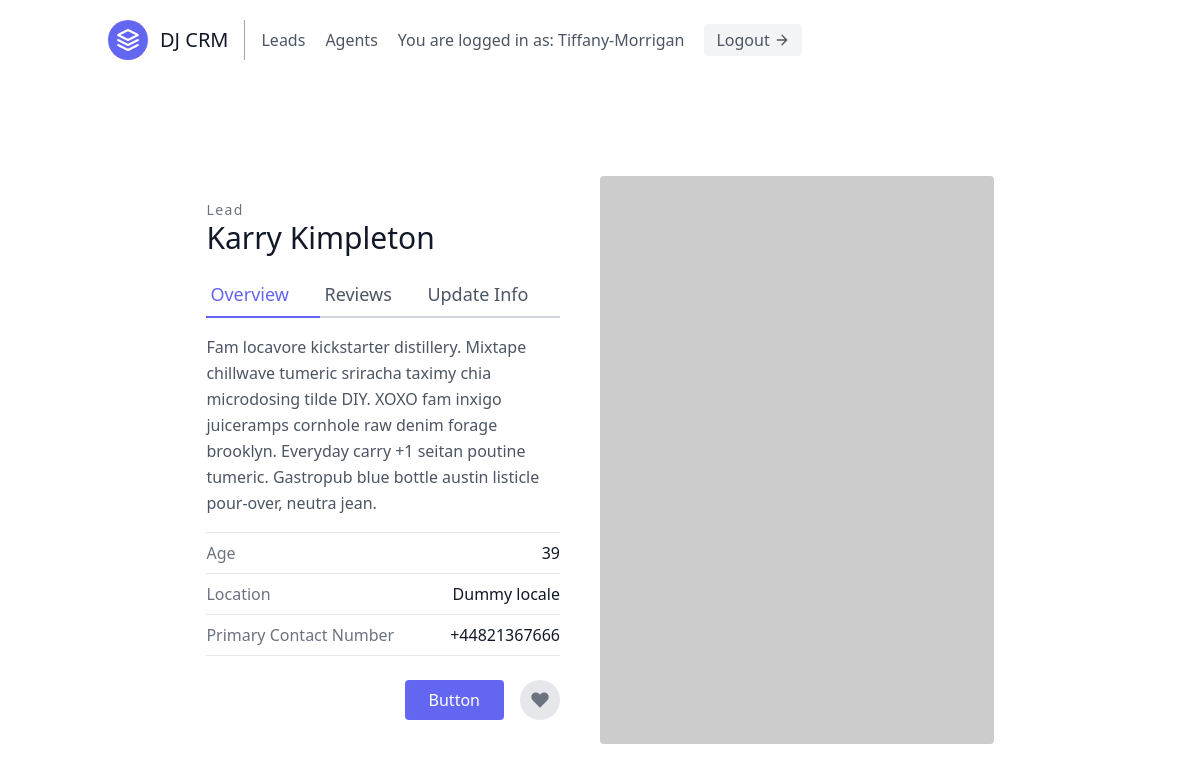
The app's page /leads/1/ (signed in) with its own data.
### leads/models.py (models this page shows, shortened)
class User(AbstractUser):
    is_organiser = models.BooleanField(default=True)
    is_agent = models.BooleanField(default=False)

class Lead(models.Model):
    first_name = models.CharField(max_length=20)
    last_name = models.CharField(max_length=20)
    age = models.IntegerField(default=0)
    organisation = models.ForeignKey(UserProfile, on_delete=models.CASCADE)
    agent = models.ForeignKey("Agent", null=True, blank=True, on_delete=models.SET_NULL) #CASCADE

### leads/views.py (the view)
# urls.py: path('<int:pk>/', LeadDetailView.as_view(), name='lead-detail'),
class LeadDetailView(OrganisorAndLoginRequiedMixin, generic.DetailView):
    template_name="leads/lead_detail.html"
    queryset = Lead.objects.all()
    context_object_name = "lead"

### agents/mixins.py (called while the page is built)
    def dispatch(self, request, *args, **kwargs):
        if not request.user.is_authenticated or not request.user.is_organiser:
            return redirect("leads:lead-list")
        return super().dispatch(request, *args, **kwargs)

### leads/templates/leads/lead_detail.html
{% extends "base.html" %}
{% block content %}
<section class="text-gray-600 body-font overflow-hidden">
  <div class="container px-5 py-24 mx-auto">
    <div class="lg:w-4/5 mx-auto flex flex-wrap">
      <div class="lg:w-1/2 w-full lg:pr-10 lg:py-6 mb-6 lg:mb-0">
        <h2 class="text-sm title-font text-gray-500 tracking-widest">Lead</h2>
        <h1 class="text-gray-900 text-3xl title-font font-medium mb-4">{{ lead.first_name }} {{ lead.last_name }}</h1>
        <div class="flex mb-4">
          <a class="flex-grow text-indigo-500 border-b-2 border-indigo-500 py-2 text-lg px-1">
            Overview
          </a>
          <a class="flex-grow border-b-2 border-gray-300 py-2 text-lg px-1">
            Reviews
          </a>
          <a href="{% url 'leads:lead-update' lead.pk %}" class="flex-grow border-b-2 border-gray-300 py-2 text-lg px-1">
            Update Info
          </a>
        </div>
        <p class="leading-relaxed mb-4">Fam locavore kickstarter distillery. Mixtape chillwave tumeric sriracha taximy chia microdosing tilde DIY. XOXO fam inxigo juiceramps cornhole raw denim forage brooklyn. Everyday carry +1 seitan poutine tumeric. Gastropub blue bottle austin listicle pour-over, neutra jean.</p>
        <div class="flex border-t border-gray-200 py-2">
          <span class="text-gray-500">Age</span>
          <span class="ml-auto text-gray-900">{{ lead.age }}</span>
        </div>
        <div class="flex border-t border-gray-200 py-2">
          <span class="text-gray-500">Location</span>
          <span class="ml-auto text-gray-900">Dummy locale</span>
        </div>
        <div class="flex border-t border-b mb-6 border-gray-200 py-2">
          <span class="text-gray-500">Primary Contact Number</span>
          <span class="ml-auto text-gray-900">+44821367666</span>
        </div>
        <div class="flex">
          <button class="flex ml-auto text-white bg-indigo-500 border-0 py-2 px-6 focus:outline-none hover:bg-indigo-600 rounded">Button</button>
          <button class="rounded-full w-10 h-10 bg-gray-200 p-0 border-0 inline-flex items-center justify-center text-gray-500 ml-4">
            <svg fill="currentColor" stroke-linecap="round" stroke-linejoin="round" stroke-width="2" class="w-5 h-5" viewBox="0 0 24 24">
              <path d="M20.84 4.61a5.5 5.5 0 00-7.78 0L12 5.67l-1.06-1.06a5.5 5.5 0 00-7.78 7.78l1.06 1.06L12 21.23l7.78-7.78 1.06-1.06a5.5 5.5 0 000-7.78z"></path>
            </svg>
          </button>
        </div>
      </div>
      <img alt="ecommerce" class="lg:w-1/2 w-full lg:h-auto h-64 object-cover object-center rounded" src="https://dummyimage.com/400x400">
    </div>
  </div>
</section>
{% endblock content %}

### templates/navbar.html (shortened to what this page needs)
<header class="text-gray-600 body-font">
  <div class="container mx-auto flex flex-wrap p-5 flex-col md:flex-row items-center">
    <a class="flex title-font font-medium items-center text-gray-900 mb-4 md:mb-0">
      <svg xmlns="http://www.w3.org/2000/svg" fill="none" stroke="currentColor" stroke-linecap="round" stroke-linejoin="round" stroke-width="2" class="w-10 h-10 text-white p-2 bg-indigo-500 rounded-full" viewBox="0 0 24 24">
        <path d="M12 2L2 7l10 5 10-5-10-5zM2 17l10 5 10-5M2 12l10 5 10-5"></path>
      </svg>
      <span class="ml-3 text-xl">DJ CRM</span>
    </a>
    <nav class="md:mr-auto md:ml-4 md:py-1 md:pl-4 md:border-l md:border-gray-400	flex flex-wrap items-center text-base justify-center">
        {% if not request.user.is_authenticated %}
          <a href="{% url 'signup' %}" class="mr-5 hover:text-gray-900">Signup</a>
        {% else %}
          {% if request.user.is_organiser %}
          <a href="{% url 'leads:lead-list' %}" class="mr-5 hover:text-gray-900">Leads</a>
          {% endif %}
          <a href="{% url 'agents:agent-list' %}" class="mr-5 hover:text-gray-900">Agents</a>
        {% endif %}
        {% if request.user.is_authenticated %}
          You are logged in as: {{ request.user.username }}
        <a href="{% url 'logout' %}" class="ml-5 inline-flex items-center bg-gray-100 border-0 py-1 px-3 focus:outline-none hover:bg-gray-200 rounded text-base mt-4 md:mt-0">
        Logout
            <svg fill="none" stroke="currentColor" stroke-linecap="round" stroke-linejoin="round" stroke-width="2" class="w-4 h-4 ml-1" viewBox="0 0 24 24">
            <path d="M5 12h14M12 5l7 7-7 7"></path>
            </svg>
    </a>
        {% endif %}
  </div>
</header>

### records on screen
User: user.username "Tiffany-Morrigan"
Lead: first_name "Karry", last_name "Kimpleton", age "39"
